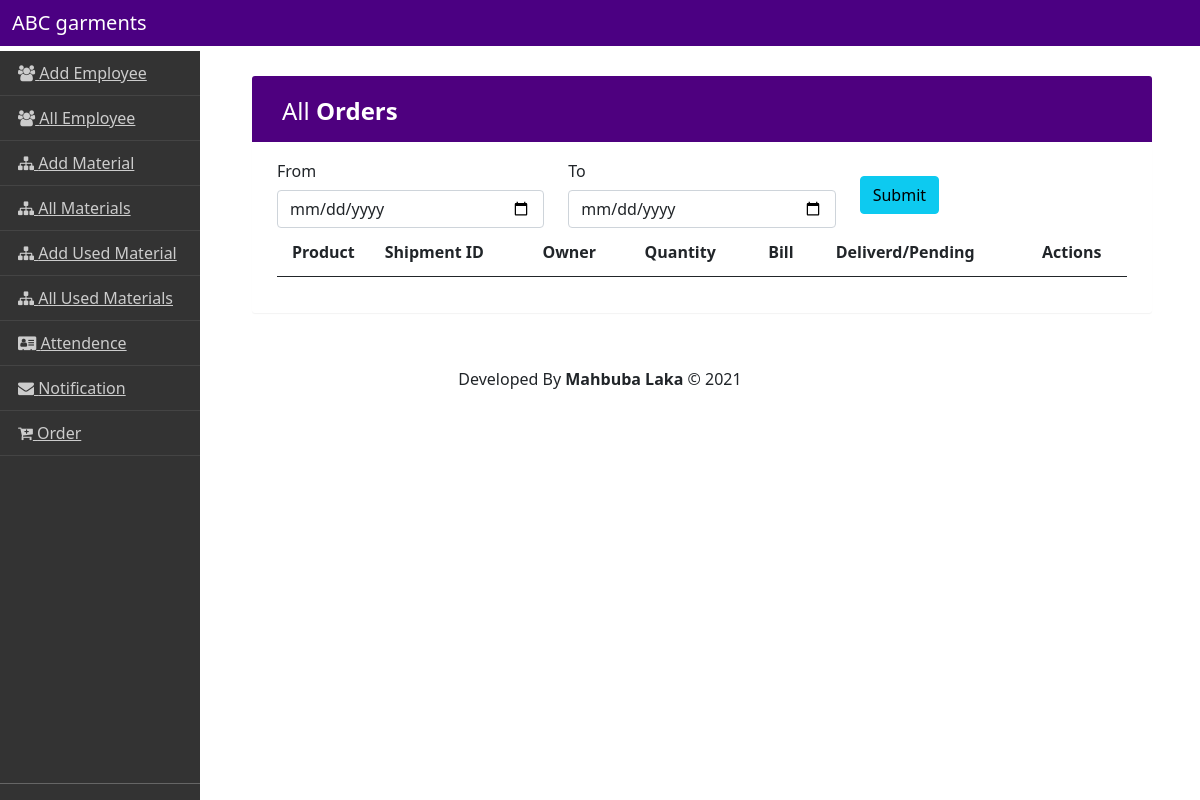
Before: /garments/all_orders (signed in) with the older database file.
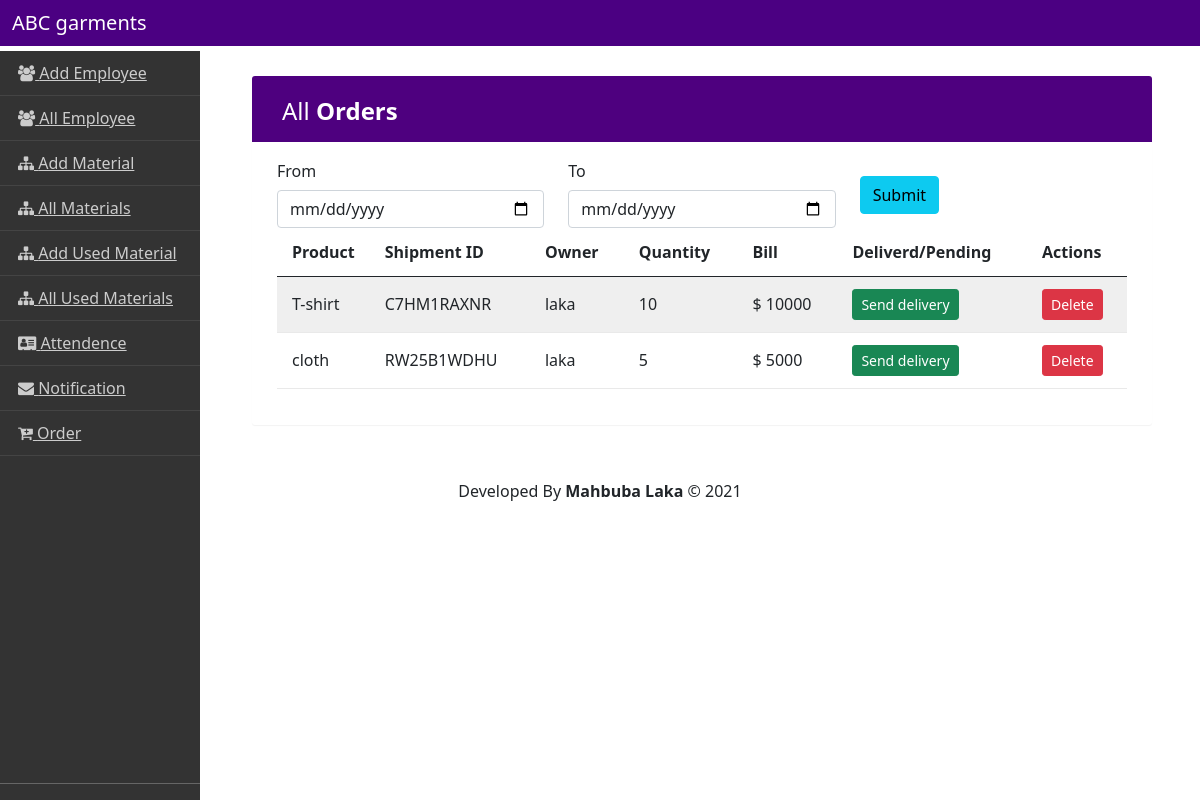
After: the same page with the newer database file.
### abc_garments/models.py (models this page shows, shortened)
class Delivery(models.Model):
    product=models.ForeignKey(Product,on_delete=models.CASCADE)
    shipment_id=models.CharField(max_length=20,blank=True)
    delivery_owner=models.ForeignKey(User,on_delete=models.CASCADE)
    quantity=models.IntegerField()
    total_bill=models.IntegerField(default=0)
    is_delivered=models.BooleanField(default=False)
    created_at = models.DateField(auto_now_add=True)

class Product(models.Model):
    name=models.CharField(max_length=255)
    status=models.BooleanField(default=True)
    size=models.CharField(max_length=10) #XL,M,S
    price=models.IntegerField()
    image=models.ImageField(upload_to='products',blank=True,null=True)

### abc_garments/views.py (the view)
# urls.py: path('all_orders',allOrders,name='all_orders'),
@login_required
def allOrders(request):
    context={}
    if request.method=="POST":
        from_date=request.POST["from"]
        to_date=request.POST["to"]
        orders=Delivery.objects.filter(created_at__range=(from_date, to_date))
        context['orders']=orders
    else:
        orders=Delivery.objects.all()
        context['orders']=orders
    return render(request,'admin/all_orders.html',context)

### templates/admin/all_orders.html (shortened to what this page needs)
{% extends 'admin/base_admin.html' %}
{% load static %}
{% block CSS %}
<link rel="stylesheet" href="{% static 'custom/css/datatable.css' %}">
{% endblock CSS%}
{% block content %}
<div class="container">
    <div class="container">
        <div class="table-wrapper">
            <div class="table-title">
                <div class="row">
                    <div class="col-sm-6">
                        <h2>All <b>Orders</b></h2>
                    </div>
                </div>
            </div>
            <form class="form-group" method="post">
                <div class="form-group row">
                    <div class="col-md-4">
                        <label for="example-date-input" class="col-2 col-form-label">From</label>
                        <input class="form-control" type="date" name="from" required>
                    </div>
                    <div class="col-md-4">
                        <label for="example-date-input" class="col-2 col-form-label">To</label>
                        <input class="form-control" type="date" name="to" required>
                    </div>
                    <div class="col-md-2">
                        <button class="btn btn-info mt-4">Submit</button>
                    </div>
                </div>
            </form>
            <table class="table table-striped table-hover">
                <thead>
                    <tr>
                        <th>Product</th>
                        <th>Shipment ID</th>
                        <th>Owner</th>
                        <th>Quantity</th>
                        <th>Bill</th>
                        <th>Deliverd/Pending</th>
                        <th>Actions</th>
                    </tr>
                </thead>
                <tbody>
                    {% for order in orders %}
                    <tr>
                        <td>{{order.product.name}}</td>
                        <td>{{order.shipment_id}}</td>
                        <td>{{order.delivery_owner.username}}</td>
                        <td>{{order.quantity}}</td>
                        <td>$ {{order.total_bill}}</td>
                        <td>
                            {% if order.is_delivered %}
                            <button type="button" class="btn btn-sm btn-danger" data-bs-toggle="modal" data-bs-target="#toggleDeliveryModal">
                                Undo delivery
                            </button>
                            {% else %}
                                <button type="button" class="btn btn-sm btn-success" data-bs-toggle="modal" data-bs-target="#toggleDeliveryModal">
                                    Send delivery
                                </button>
                            {% endif %}
                        </td>
                        <td>
                            <button type="button" class="btn btn-sm btn-danger" data-bs-toggle="modal" data-bs-target="#exampleModal">
                                Delete
                            </button>
                        </td>
                    </tr>
                    {% endfor %}
                </tbody>
            </table>
        </div>
    </div>
</div>
{% endblock %}

Changed rows visible on the page:
added Delivery: product.name "T-shirt", shipment_id "C7HM1RAXNR", delivery_owner.username "laka", quantity "10", total_bill "10000", is_delivered "Send delivery"
added Delivery: product.name "cloth", shipment_id "RW25B1WDHU", delivery_owner.username "laka", quantity "5", total_bill "5000", is_delivered "Send delivery"
